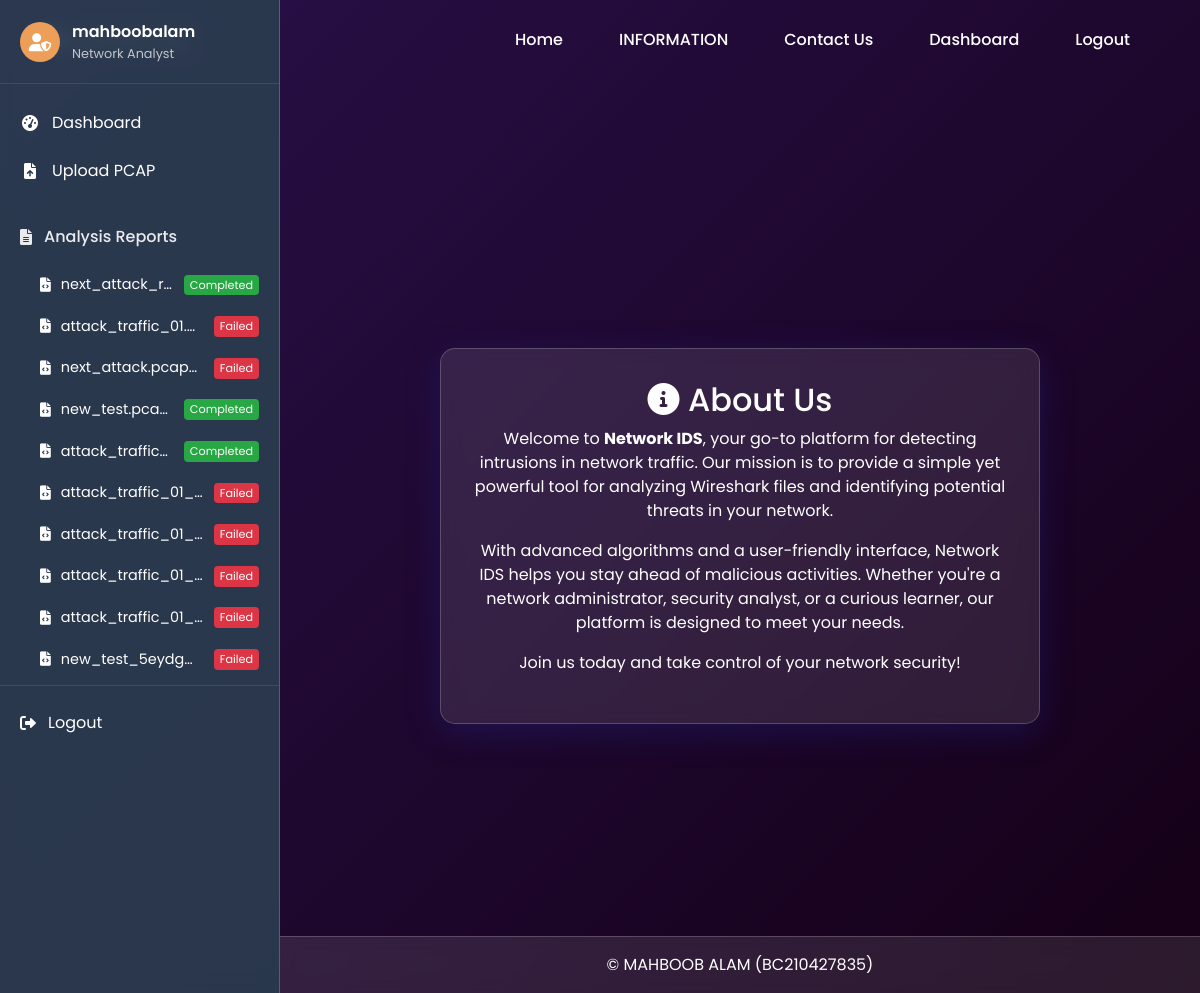
The app's page /about/ (signed in), older data.
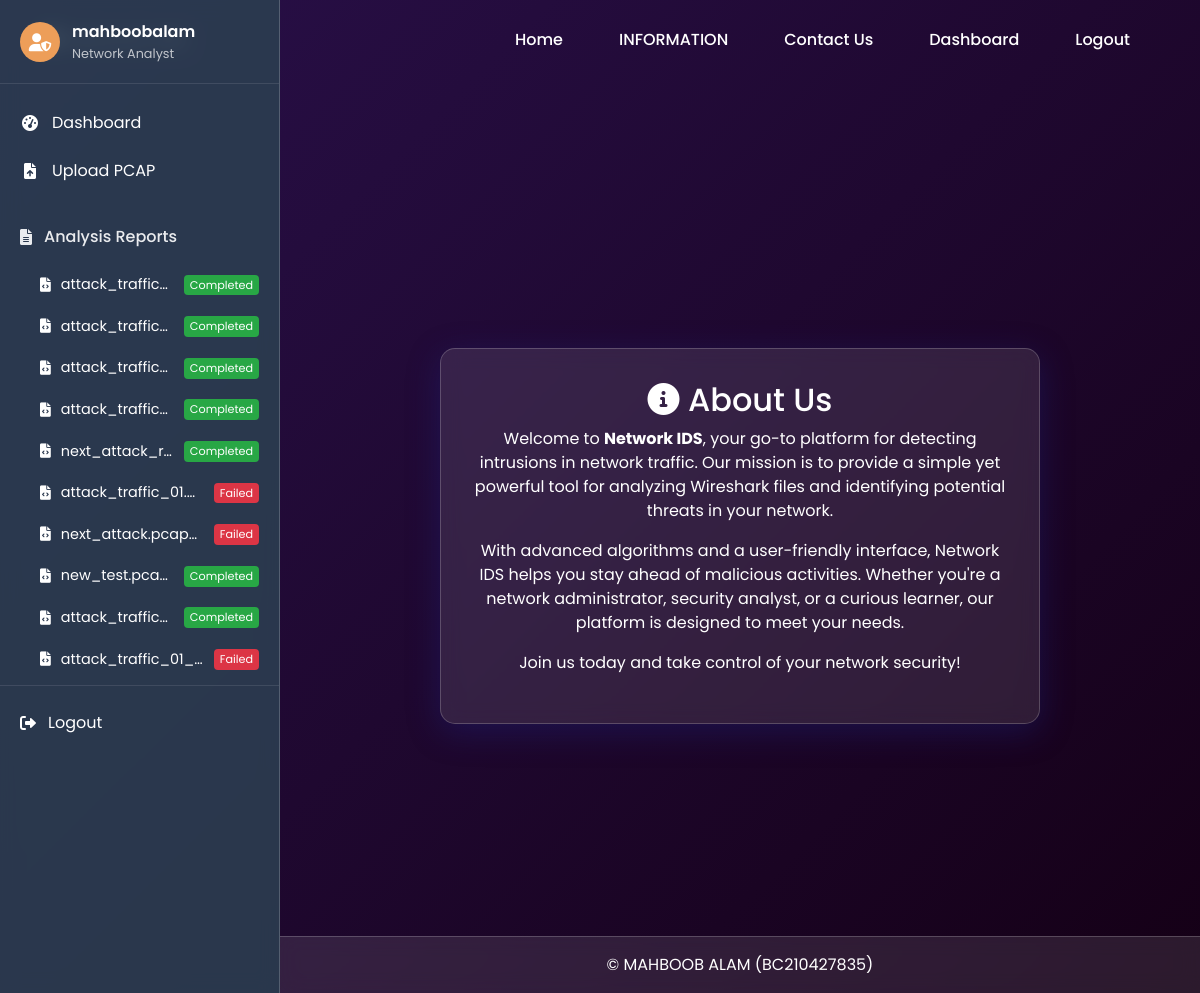
The same page, newer data.
### IDS/models.py (models this page shows, shortened)
class PcapFile(models.Model):
    STATUS_CHOICES = [
        ('uploaded', 'Uploaded'),
        ('processing', 'Processing'),
        ('completed', 'Completed'),
        ('failed', 'Failed'),
    ]
    PROGRESS_STAGES = [
        ('uploaded', 'File Uploaded'),
        ('converting', 'Converting PCAP to CSV'),
        ('preprocessing', 'Preprocessing Data'),
        ('predicting', 'Running Predictions'),
        ('saving', 'Saving Results'),
        ('completed', 'Completed'),
        ('failed', 'Failed'),
    ]
    user = models.ForeignKey(User, on_delete=models.CASCADE)
    file = models.FileField(upload_to='uploads/')
    uploaded_at = models.DateTimeField(auto_now_add=True)
    status = models.CharField(max_length=20, choices=STATUS_CHOICES, default='uploaded')
    progress_stage = models.CharField(
        max_length=20,
        choices=PROGRESS_STAGES,
        default='uploaded'
    )
    progress_message = models.CharField(
        max_length=200,
        blank=True,
        null=True,
        default='File uploaded successfully'
    )
    def filename(self):
        return self.file.name.split('/')[-1]

### IDS/views.py (the view)
# urls.py: path('about/', views.about_us, name='about_us'),
def about_us(request):
    return render(request, 'IDS/about_us.html')

### IDS/context_processors.py (called while the page is built)
def user_files(request):
    if request.user.is_authenticated:
        return {
            'user_files': PcapFile.objects.filter(
                user=request.user
            ).order_by('-uploaded_at').only(
                'id', 'file', 'uploaded_at', 'status',
                'progress_stage', 'progress_message'
            )[:10]  # Only show 10 most recent files
        }
    return {}  # Return empty dict for non-authenticated users

### IDS/templates/IDS/about_us.html (shortened to what this page needs)
{% extends 'IDS/base.html' %}
{% block content %}
<div class="about-container">
    <div class="about-card">
        <div class="about-header">
            <h2><i class="fas fa-info-circle"></i> About Us</h2>
        </div>
        <div class="about-body">
            <p>
                Welcome to <strong>Network IDS</strong>, your go-to platform for detecting intrusions in network traffic.
                Our mission is to provide a simple yet powerful tool for analyzing Wireshark files and identifying
                potential threats in your network.
            </p>
            <p>
                With advanced algorithms and a user-friendly interface, Network IDS helps you stay ahead of malicious
                activities. Whether you're a network administrator, security analyst, or a curious learner, our platform
                is designed to meet your needs.
            </p>
            <p>
                Join us today and take control of your network security!
            </p>
        </div>
    </div>
</div>
{% endblock %}

### IDS/templates/IDS/base.html (shortened to what the changed rows need)
{% load static %}
<!DOCTYPE html>
<html lang="en">
<head>
    <link href="https://cdn.jsdelivr.net/npm/bootstrap@5.3.0/dist/css/bootstrap.min.css" rel="stylesheet">
    <link rel="stylesheet" href="https://cdnjs.cloudflare.com/ajax/libs/font-awesome/6.0.0/css/all.min.css">
    <link rel="stylesheet" href="{% static 'css/custom.css' %}">
</head>
<body class="{% if user.is_authenticated %}has-sidebar{% endif %}">
    {% if user.is_authenticated %}
    <div class="app-sidebar">
        <nav class="sidebar-nav">
            <div class="nav-section">
                <div class="section-content">
                    {% if user_files %}
                        {% for file in user_files %}
                        <a href="{% url 'analysis_report' file.id %}" class="report-item {% if file.id == current_file.id %}active{% endif %}">
                            <i class="fas fa-file-code"></i>
                            <span class="filename">{{ file.filename|truncatechars:20 }}</span>
                            <span class="status-badge {{ file.status }}">
                                {% if file.progress_stage == 'failed' %}
                                    Failed
                                {% else %}
                                    {{ file.get_status_display }}
                                {% endif %}
                            </span>
                        </a>
                        {% endfor %}
                    {% else %}
                        <div class="empty-reports">
                            <i class="fas fa-inbox"></i>
                            <span>No reports yet</span>
                        </div>
                    {% endif %}
                </div>
            </div>
        </nav>
    </div>
    {% endif %}
    <main class="app-content {% if user.is_authenticated %}with-sidebar{% endif %}">
        {% block content %}{% endblock %}
    </main>
</body>
</html>

Row changes from the older to the newer data that the page shows:
no longer on this page (row unchanged): PcapFile: filename "attack_traffic_01_…", progress_stage "Failed", status "failed" (drawn)
no longer on this page (row unchanged): PcapFile: filename "attack_traffic_01_…", progress_stage "Failed", status "failed" (drawn)
no longer on this page (row unchanged): PcapFile: filename "attack_traffic_01_…", progress_stage "Failed", status "failed" (drawn)
no longer on this page (row unchanged): PcapFile: filename "new_test_5eydg…", progress_stage "Failed", status "failed" (drawn)
added PcapFile: filename "attack_traffic…", status "Completed"
added PcapFile: filename "attack_traffic…", status "Completed"
added PcapFile: filename "attack_traffic…", status "Completed"
added PcapFile: filename "attack_traffic…", status "Completed"
